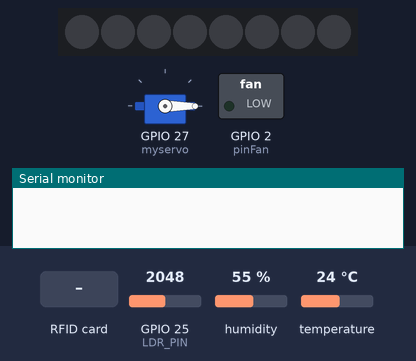
A sketch run on a simulated ESP32. Parts: servo, 8 RGB LEDs in strip order, left to right, switched loads named in the sketch (green lamp = pin HIGH), the last lines printed to the serial monitor. The inputs (shaded band) are chosen by the test bench; at power-on: GPIO 25 (LDR_PIN) = 2048, humidity 55 %, temperature 24 °C.

Above: at 1.2 s.
1.3 s: GPIO 25 (LDR_PIN) set to 3949
2.8 s: GPIO 25 (LDR_PIN) set to 4059
At 2.97 s:
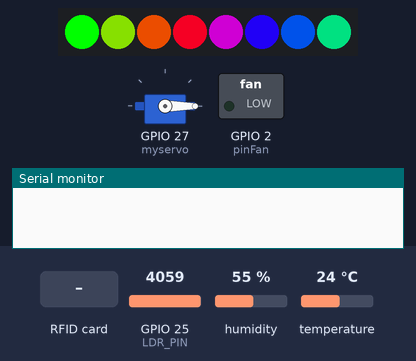
At 3.59 s:
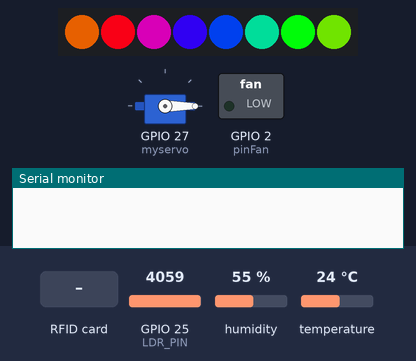
17.9 s: RFID card 29 48 12 05 held to the reader
At 20.36 s:
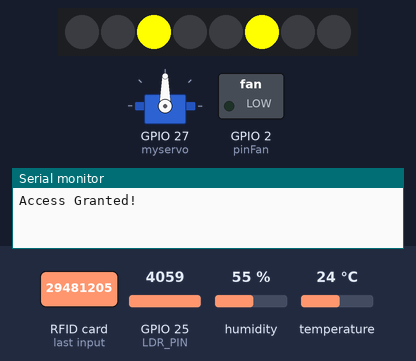
Timing chart, 0 to 28.9 s (numbered marks = the images above; inputs shaded):
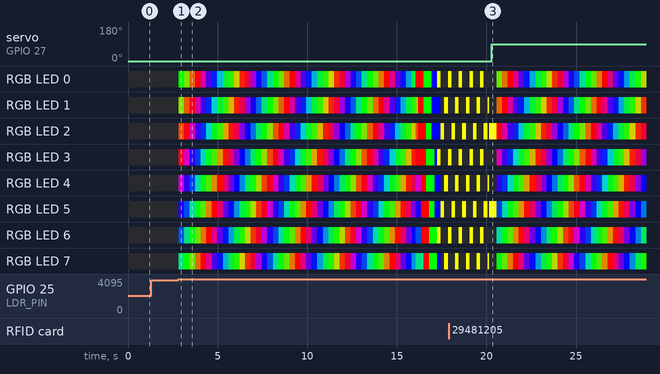

The sketch:

functionWrapped_sta.ino
```cpp
#include <Adafruit_Sensor.h>
#include <DHT.h>
#include <SPI.h>
#include <ESP32Servo.h>
#include <Adafruit_NeoPixel.h>
#include <MFRC522.h>

//Temp sensor
#define DHTPIN 4
#define DHTTYPE DHT11
DHT dht(DHTPIN, DHTTYPE);

//Fan
#define pinFan 2

//neopixel
#define LED_PIN 16
#define NUM_LEDS 8
Adafruit_NeoPixel strip(NUM_LEDS, LED_PIN, NEO_GRB + NEO_KHZ800);

//Light
#define LDR_PIN 25


//RFID card
#define SS_PIN 5    // Slave Select pin
#define RST_PIN 22  // Reset pin
MFRC522 mfrc522(SS_PIN, RST_PIN);
byte authorizedUID[] = {0x29, 0x48, 0x12, 0x05};

//Motor
Servo myservo;

void setup() {
    Serial.begin(115200);

    //Servo
    myservo.attach(27);
    myservo.write(0);

    //RFID
    SPI.begin();
    mfrc522.PCD_Init();
    dht.begin();

    //Fan
    pinMode(pinFan, OUTPUT);
    analogWrite(pinFan, 0);

    //Light
    pinMode(LDR_PIN, INPUT);

    //Neonlight
    strip.begin();
    strip.show();

}

void loop() {
   tempControl();
   rfidAccess();
   lightControl();
}

//Function for RFID card
bool isAuthorized(byte *uid, byte length) {
    if (length != (sizeof(authorizedUID)/sizeof(authorizedUID[0]))){
      return false;
    }
    for (byte i = 0; i < length; i++) {
        if (uid[i] != authorizedUID[i]) {
            return false;
        }
    }
    return true;
}

void rfidAccess() {
    if (!mfrc522.PICC_IsNewCardPresent()) return;
    if (!mfrc522.PICC_ReadCardSerial()) return;

    if (isAuthorized(mfrc522.uid.uidByte, mfrc522.uid.size)) {
        Serial.println("Access Granted!");
        myservo.write(90);
    } else {
        Serial.println("Access Denied!");
        myservo.write(0);
    }

    mfrc522.PICC_HaltA();
    mfrc522.PCD_StopCrypto1();
}


//Function for Light Control
void lightControl(){
  int lightValue = analogRead(LDR_PIN);
  if (lightValue >= 4000){
    rainbowCycle(10);
    colorWipe(strip.Color(255, 0, 0), 50);
    colorWipe(strip.Color(0, 255, 0), 50);
    colorWipe(strip.Color(0, 0, 255), 50);
    theaterChase(strip.Color(255, 255, 0), 100);
  }
}


//Functions for Neonlight:
void rainbowCycle(int wait) {
    for (int j = 0; j < 256 * 5; j++) { // 5 cycles of all colors
        for (int i = 0; i < strip.numPixels(); i++) {
            strip.setPixelColor(i, Wheel((i * 256 / strip.numPixels() + j) & 255));
        }
        strip.show();
        delay(wait);
    }
}

// Color wipe effect (one LED at a time)
void colorWipe(uint32_t color, int wait) {
    for (int i = 0; i < strip.numPixels(); i++) {
        strip.setPixelColor(i, color);
        strip.show();
        delay(wait);
    }
}

// Theater chase effect
void theaterChase(uint32_t color, int wait) {
    for (int j = 0; j < 10; j++) {  // 10 cycles
        for (int q = 0; q < 3; q++) {
            for (int i = 0; i < strip.numPixels(); i += 3) {
                strip.setPixelColor(i + q, color); // Turn every third pixel on
            }
            strip.show();
            delay(wait);
            for (int i = 0; i < strip.numPixels(); i += 3) {
                strip.setPixelColor(i + q, 0); // Turn every third pixel off
            }
        }
    }
}

// Helper function to generate rainbow colors
uint32_t Wheel(byte WheelPos) {
    if (WheelPos < 85) {
        return strip.Color(WheelPos * 3, 255 - WheelPos * 3, 0);
    } else if (WheelPos < 170) {
        WheelPos -= 85;
        return strip.Color(255 - WheelPos * 3, 0, WheelPos * 3);
    } else {
        WheelPos -= 170;
        return strip.Color(0, WheelPos * 3, 255 - WheelPos * 3);
    }
}


//Function for temp sensor:
void tempControl() {
    float temperature = dht.readTemperature();
    if (temperature > 40) {
        analogWrite(pinFan, 255);
    } else if (temperature > 32) {
        analogWrite(pinFan, 127);
    } else {
        analogWrite(pinFan, 0);
    }
}
```

Measured:
- the behaviour switches between 3999 and 4000 on GPIO 25 (LDR_PIN) (found by bisection; images 0 and 1)
- after the input at 1.3 s, every drawn part: stays the same
- after the input at 17.9 s, servo on GPIO 27 (myservo): 0° → 90° after 2.4 s
- what the display in image 3 shows lasts 0.4 s, from 20.2 s to 20.6 s
